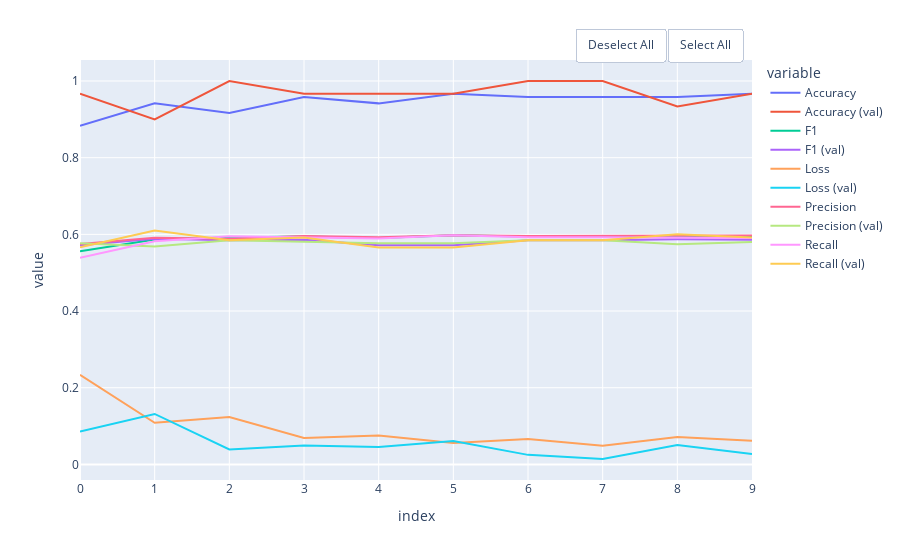

Notebook code for this chart:
### Code cell
plot(hist)

### Figure 1 — Plotly figure (JSON) as saved in the notebook; plotly's stock layout.template omitted (floating-point values rounded to 4 significant figures)
{"data": [{"hovertemplate": "variable=Accuracy<br>index=%{x}<br>value=%{y}<extra></extra>", "legendgroup": "Accuracy", "line": {"color": "#636efa", "dash": "solid"}, "marker": {"symbol": "circle"}, "mode": "lines", "name": "Accuracy", "orientation": "v", "showlegend": true, "type": "scatter", "x": [0, 1, 2, 3, 4, 5, 6, 7, 8, 9], "xaxis": "x", "y": [0.8833, 0.9417, 0.9167, 0.9583, 0.9417, 0.9667, 0.9583, 0.9583, 0.9583, 0.9667], "yaxis": "y"}, {"hovertemplate": "variable=Accuracy (val)<br>index=%{x}<br>value=%{y}<extra></extra>", "legendgroup": "Accuracy (val)", "line": {"color": "#EF553B", "dash": "solid"}, "marker": {"symbol": "circle"}, "mode": "lines", "name": "Accuracy (val)", "orientation": "v", "showlegend": true, "type": "scatter", "x": [0, 1, 2, 3, 4, 5, 6, 7, 8, 9], "xaxis": "x", "y": [0.9667, 0.9, 1, 0.9667, 0.9667, 0.9667, 1, 1, 0.9333, 0.9667], "yaxis": "y"}, {"hovertemplate": "variable=F1<br>index=%{x}<br>value=%{y}<extra></extra>", "legendgroup": "F1", "line": {"color": "#00cc96", "dash": "solid"}, "marker": {"symbol": "circle"}, "mode": "lines", "name": "F1", "orientation": "v", "showlegend": true, "type": "scatter", "x": [0, 1, 2, 3, 4, 5, 6, 7, 8, 9], "xaxis": "x", "y": [0.5561, 0.5867, 0.592, 0.5942, 0.5908, 0.5979, 0.5942, 0.5942, 0.5942, 0.5938], "yaxis": "y"}, {"hovertemplate": "variable=F1 (val)<br>index=%{x}<br>value=%{y}<extra></extra>", "legendgroup": "F1 (val)", "line": {"color": "#ab63fa", "dash": "solid"}, "marker": {"symbol": "circle"}, "mode": "lines", "name": "F1 (val)", "orientation": "v", "showlegend": true, "type": "scatter", "x": [0, 1, 2, 3, 4, 5, 6, 7, 8, 9], "xaxis": "x", "y": [0.5714, 0.5882, 0.5849, 0.5859, 0.5714, 0.5714, 0.5849, 0.5849, 0.587, 0.5859], "yaxis": "y"}, {"hovertemplate": "variable=Loss<br>index=%{x}<br>value=%{y}<extra></extra>", "legendgroup": "Loss", "line": {"color": "#FFA15A", "dash": "solid"}, "marker": {"symbol": "circle"}, "mode": "lines", "name": "Loss", "orientation": "v", "showlegend": true, "type": "scatter", "x": [0, 1, 2, 3, 4, 5, 6, 7, 8, 9], "xaxis": "x", "y": [0.2335, 0.1087, 0.1238, 0.06876, 0.07509, 0.05555, 0.06612, 0.04884, 0.0717, 0.06163], "yaxis": "y"}, {"hovertemplate": "variable=Loss (val)<br>index=%{x}<br>value=%{y}<extra></extra>", "legendgroup": "Loss (val)", "line": {"color": "#19d3f3", "dash": "solid"}, "marker": {"symbol": "circle"}, "mode": "lines", "name": "Loss (val)", "orientation": "v", "showlegend": true, "type": "scatter", "x": [0, 1, 2, 3, 4, 5, 6, 7, 8, 9], "xaxis": "x", "y": [0.08597, 0.1316, 0.03916, 0.04957, 0.04513, 0.0611, 0.0249, 0.0141, 0.05078, 0.02694], "yaxis": "y"}, {"hovertemplate": "variable=Precision<br>index=%{x}<br>value=%{y}<extra></extra>", "legendgroup": "Precision", "line": {"color": "#FF6692", "dash": "solid"}, "marker": {"symbol": "circle"}, "mode": "lines", "name": "Precision", "orientation": "v", "showlegend": true, "type": "scatter", "x": [0, 1, 2, 3, 4, 5, 6, 7, 8, 9], "xaxis": "x", "y": [0.5746, 0.5914, 0.5886, 0.5957, 0.5924, 0.5979, 0.5957, 0.5957, 0.5957, 0.5969], "yaxis": "y"}, {"hovertemplate": "variable=Precision (val)<br>index=%{x}<br>value=%{y}<extra></extra>", "legendgroup": "Precision (val)", "line": {"color": "#B6E880", "dash": "solid"}, "marker": {"symbol": "circle"}, "mode": "lines", "name": "Precision (val)", "orientation": "v", "showlegend": true, "type": "scatter", "x": [0, 1, 2, 3, 4, 5, 6, 7, 8, 9], "xaxis": "x", "y": [0.5769, 0.5682, 0.5849, 0.58, 0.5769, 0.5769, 0.5849, 0.5849, 0.5745, 0.58], "yaxis": "y"}, {"hovertemplate": "variable=Recall<br>index=%{x}<br>value=%{y}<extra></extra>", "legendgroup": "Recall", "line": {"color": "#FF97FF", "dash": "solid"}, "marker": {"symbol": "circle"}, "mode": "lines", "name": "Recall", "orientation": "v", "showlegend": true, "type": "scatter", "x": [0, 1, 2, 3, 4, 5, 6, 7, 8, 9], "xaxis": "x", "y": [0.5389, 0.582, 0.5954, 0.5926, 0.5892, 0.5979, 0.5926, 0.5926, 0.5926, 0.5907], "yaxis": "y"}, {"hovertemplate": "variable=Recall (val)<br>index=%{x}<br>value=%{y}<extra></extra>", "legendgroup": "Recall (val)", "line": {"color": "#FECB52", "dash": "solid"}, "marker": {"symbol": "circle"}, "mode": "lines", "name": "Recall (val)", "orientation": "v", "showlegend": true, "type": "scatter", "x": [0, 1, 2, 3, 4, 5, 6, 7, 8, 9], "xaxis": "x", "y": [0.566, 0.6098, 0.5849, 0.5918, 0.566, 0.566, 0.5849, 0.5849, 0.6, 0.5918], "yaxis": "y"}], "layout": {"legend": {"title": {"text": "variable"}, "tracegroupgap": 0}, "margin": {"t": 60}, "updatemenus": [{"buttons": [{"args": ["visible", "legendonly"], "label": "Deselect All", "method": "restyle"}, {"args": ["visible", true], "label": "Select All", "method": "restyle"}], "direction": "left", "pad": {"r": 10, "t": 10}, "showactive": false, "type": "buttons", "x": 1, "xanchor": "right", "y": 1.1, "yanchor": "top"}], "xaxis": {"anchor": "y", "domain": [0, 1], "title": {"text": "index"}}, "yaxis": {"anchor": "x", "domain": [0, 1], "title": {"text": "value"}}}}
